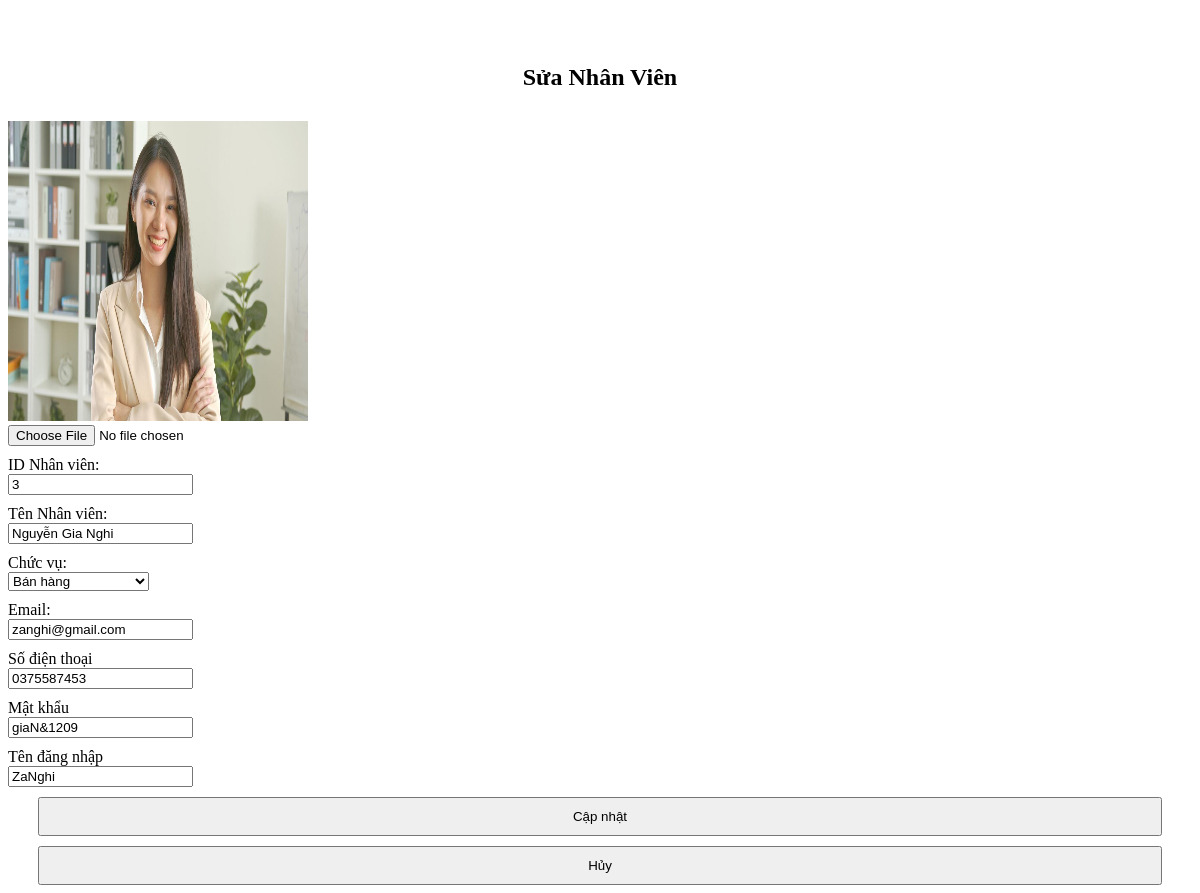
The page /admin/giaodien/nhanvien_editing.php?id=3 on the database its author committed.
### tables this page shows
CREATE TABLE `nhanvien` (
  `id` int(10) UNSIGNED NOT NULL,
  `ten_nv` varchar(191) NOT NULL,
  `chuc_vu` varchar(100) NOT NULL,
  `ten_dangnhap` varchar(191) NOT NULL,
  `mat_khau` varchar(191) NOT NULL,
  `phone` varchar(15) NOT NULL,
  `hinh_anh` varchar(255) NOT NULL,
  `email` varchar(191) NOT NULL,
  `ngay_tao` timestamp NOT NULL DEFAULT current_timestamp(),
  `ngay_sua` timestamp NOT NULL DEFAULT current_timestamp()
);

### admin/giaodien/nhanvien_editing.php (the view, shortened to what this page needs)
<!DOCTYPE html>
<html lang="en">
<head>
</head>
<body>
<?php
if (!empty($_GET['id'])) {
    $result = mysqli_query($con, "SELECT * FROM `nhanvien` WHERE `id` = " . $_GET['id']);
    $nhanvien = $result->fetch_assoc();
}
?>
            <div>
                    <center>
                    <br> <br>
                    <h2>Sửa Nhân Viên</h2>
                    </center>
            </div>
            <div class="box-contentt">
            <form name="nhanvien-formsua" method="POST" action="./xulythem.php?id=<?= $_GET['id'] ?>" enctype="multipart/form-data">
           <div class="wrap-field form-group">
               <div class="row">
                   <div class="col-sm-5">
                               <div class="col-sm-12">
                                        <?php if (!empty($nhanvien['hinh_anh'])) { ?>
                                            <img style="width: 300px;height: 300px;" id="imageDisplay" src="../img/<?= $nhanvien['hinh_anh'] ?>" alt="Ảnh đại diện" /><br />
                                            <?php } ?>
                                            <input class="form-control" type="file" name="image"  id="fileInput" accept="image/*" value="<?= $nhanvien['hinh_anh'] ?>" />
                                          </div>
                   </div>
                   <div class="col-sm-7">
                           <div class="wrap-field form-group row">
                           <label class="col-sm-4 col-form-label">ID Nhân viên: </label>
                               <div class="col-sm-8">
                                    <input  class="form-control form-control-sm" type="text" name="id" value="<?= $_GET['id'] ?>" />
                               </div>
                           </div>
                           <div class="wrap-field form-group row">
                           <label class="col-sm-4 col-form-label">Tên Nhân viên: </label>
                               <div class="col-sm-8">
                                   <input  class="form-control form-control-sm"  type="text" name="name" value="<?= (!empty($nhanvien) ? $nhanvien['ten_nv'] : "") ?>" />
                               </div>
                           </div>
                           <div class="wrap-field form-group row">
                           <label class="col-sm-4 col-form-label" for="chucvu">Chức vụ: </label>
                               <div class="col-sm-8">
                               <select class="form-control form-control-lg" name="chuc_vu" id="chucvu">
                                               <option value="Bán hàng" <?= (!empty($nhanvien) && $nhanvien['chuc_vu'] == 'ban_hang' ? 'selected' : '') ?>>Bán hàng</option>
                                           </select>
                               </div>
                           </div>
                           <div class="wrap-field form-group row ">
                           <label class="col-sm-4 col-form-label">Email: </label>
                                   <div class="col-sm-8">
                                           <input  class="form-control form-control-sm" type="email" name="email" value="<?= (!empty($nhanvien) ? $nhanvien['email'] : "") ?>" placeholder="VD: abc@gmail.com"/>
                                   </div>
                                   </div>
                           <div class="wrap-field form-group row">
                           <label class="col-sm-4 col-form-label">Số điện thoại </label>
                                   <div class="col-sm-8">
                                           <input  class="form-control form-control-sm" type="tel" name="phone" value="<?= (!empty($nhanvien) ? $nhanvien['phone'] : "") ?>" pattern="[0]{1}[0-9]{9}" placeholder="VD: 0123456789" />
                                       </div>
                           </div>
                           <div class="wrap-field form-group row">
                           <label class="col-sm-4 col-form-label">Mật khẩu</label>
                                   <div class="col-sm-8">
                                           <input  class="form-control form-control-sm" type="text" name="mat_khau" id="passwordField" required pattern="^(?=.*\d)(?=.*[a-z])(?=.*[A-Z])(?=.*[@#$%^&+=!])\S{8,}$" title="Mật khẩu phải có ít nhất 8 ký tự, không chứa khoảng trắng, ít nhất một chữ số, một chữ cái viết thường, một chữ cái viết hoa và ít nhất một ký tự đặc biệt." value="<?= (!empty($nhanvien) ? $nhanvien['mat_khau'] : "") ?>">
                                       </div>
                           </div>
                           <div class="wrap-field form-group row">
                           <label class="col-sm-4 col-form-label">Tên đăng nhập </label>
                                   <div class="col-sm-8">
                                           <input  class="form-control form-control-sm"type="text" name="tendangnhap" value="<?= (!empty($nhanvien) ? $nhanvien['ten_dangnhap'] : "") ?>" />
                                   </div>
                           </div>
                   </div>
           </div>
           <center>
                        <button class="btn btn-danger btnLuu" name="btnnvsua" type="submit"title="Lưu nhân viên" value="Cập nhật">Cập nhật</button>
                        <button class="btn btn-primary btnLuu" type="reset" value="Hủy">Hủy</button>
                    </center>
       </form>
   </div>
</body>
</html>

### admin/giaodien/nhanvien_editing.php (style rules this page uses)
.btnLuu { margin-top: 10px; width: 95%; padding: 10px 20px; }
.wrap-field { margin-top: 10px; width: 100%; }
img { max-width: 300px; max-height: 300px; margin-top: 10px; }

### rows shown on the page
nhanvien: hinh_anh (picture), name "Nguyễn Gia Nghi", email "zanghi@gmail.com", phone "0375587453", mat_khau "giaN&1209", tendangnhap "ZaNghi"
